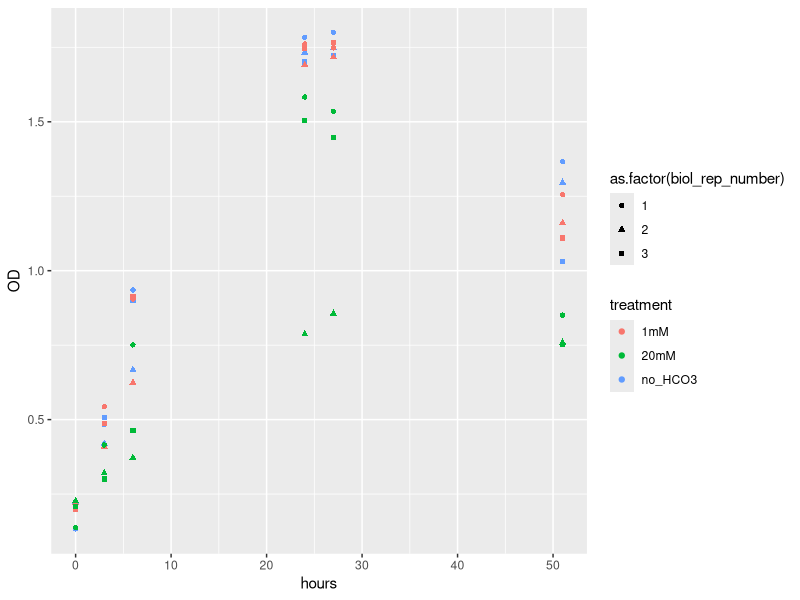

Reproduce this figure in R.
## ---- chunk 1
## Here follows script and figures for the analysis of growth curve data from 2021_03_31 where 
## I grew pshB2 H. modesticaldum mutant phototrophically in  medium PYE + 20uM FeSO4 under different NaHCO3-
## treatments. No HCO3-, 1mM and 20mM. Biological triplicates were used for each treatment.
## ---- chunk 2
##code to open and access datafile
## make excel datasheet into R Dataframe, do you have all packages required?
library(tidyverse)
##readxl is part of tidyverse, but when you load tidyverse after installation it doesnt add readxl by default
library(readxl)
##your data was preloaded in the Rproject directory, so then use read_excel fucntion to retrieve the data
HCO3_pshB2 <- read_excel("2021_03_31_pshB2_HCO3.xlsx")
##Make your first graph for fun
ggplot(data = HCO3_pshB2, aes(x = hours, y = OD, colour = treatment, shape = as.factor(biol_rep_number))) +
  geom_point()
##next up is testing for statistically significant differences between treatments. For this we will compare treatments vs mean OD (at each timepoint as mean of all 3 biological reps). Will have to do a refresh on hypothesis testing approaches.
